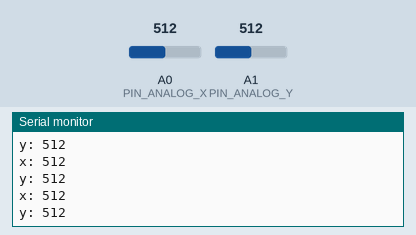
This sketch was run on a simulated Arduino Uno, built with avr-gcc and run on an emulated ATmega328P. Parts: the last lines printed to the serial monitor. The inputs (shaded band) are chosen by the test bench; at power-on: A0 (PIN_ANALOG_X) = 512, A1 (PIN_ANALOG_Y) = 512. No radio packets arrive unless stated.

Above: at 1.2 s.
1.3 s: A0 (PIN_ANALOG_X) set to 716
At 1.83 s:
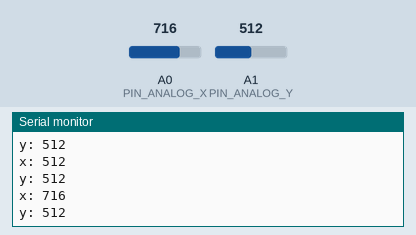
2.8 s: A1 (PIN_ANALOG_Y) set to 716
At 3.34 s:
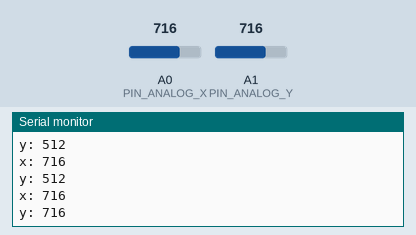
4.3 s: A0 (PIN_ANALOG_X) set to 900
At 4.35 s:
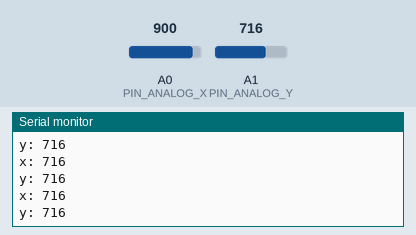
5.8 s: A1 (PIN_ANALOG_Y) set to 900
At 5.86 s:
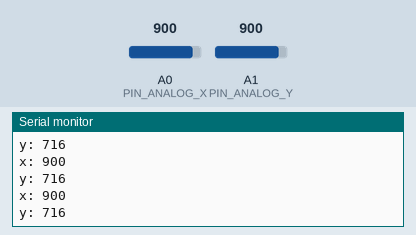
Timing chart, 0 to 8.3 s (numbered marks = the images above; inputs shaded):
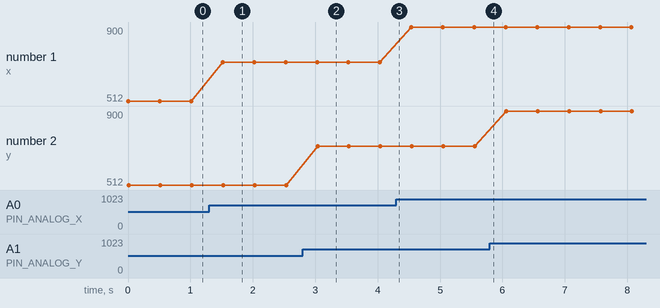

Measured:
- after the input at 1.3 s, the serial monitor: prints a new line after 0.22 s (image 1)
- after the input at 2.8 s, the serial monitor: prints a new line after 0.24 s (image 2)
- plotted number 1: 512 → 716 after the input at 1.3 s, 716 → 900 after the input at 4.3 s

The sketch:

rc-transmitter.ino
```cpp
#include "RF24.h" // https://nrf24.github.io/RF24/

#define PIN_ANALOG_X 0
#define PIN_ANALOG_Y 1

RF24 radio(9, 10);

int SentMessage[1] = {000}; // Used to store value before being sent through the NRF24L01

const uint64_t pipe = 0xE6E6E6E6E6E6; // Needs to be the same for communicating between 2 NRF24L01

void setup() {
  Serial.begin(9600);

  radio.begin(); // Start the NRF24L01
  radio.openWritingPipe(pipe); // Get NRF24L01 ready to transmit
}

void loop() {
  // Print x axis values
  Serial.print("x: ");
  Serial.println(analogRead(PIN_ANALOG_X));
  SentMessage[0] = analogRead(PIN_ANALOG_X);
  radio.write(SentMessage, 1); // Send value through NRF24L01

  // Print y axis values
  Serial.print("y: ");
  Serial.println(analogRead(PIN_ANALOG_Y));
  SentMessage[1] = analogRead(PIN_ANALOG_Y);
  radio.write(SentMessage, 1);

  delay(500);
}
```
